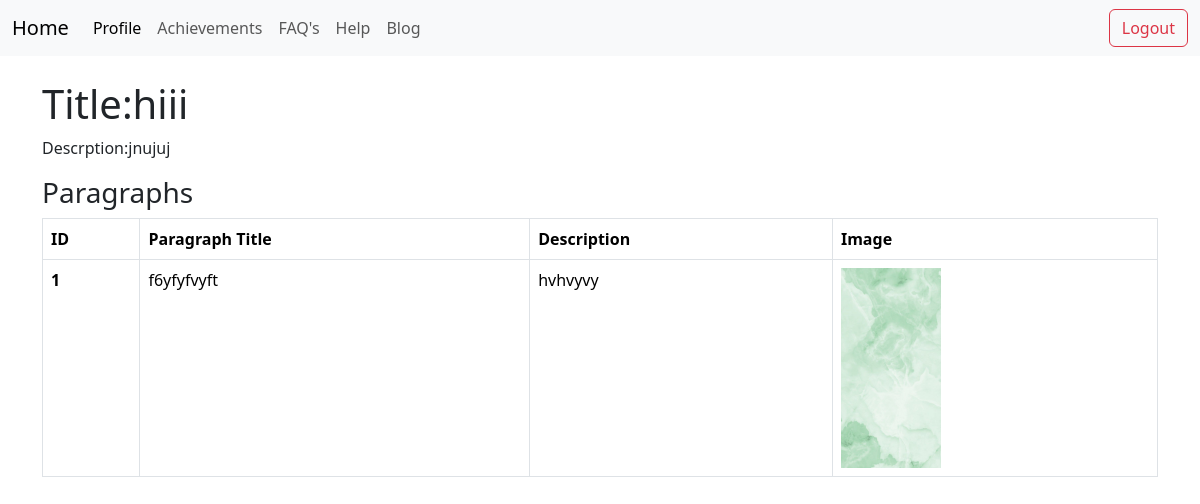
/open_blog/55/, run on the app's committed database.
### myapp/models.py (models this page shows, shortened)
class Blog(models.Model):
    user=models.ForeignKey(User,on_delete=models.CASCADE)
    title=models.CharField(max_length=300)
    description=models.TextField()
    paragraphs=models.ManyToManyField(Paragraphs,null=True,blank=True)

class Paragraphs(models.Model):
    paratitle=models.CharField(max_length=300)
    paradescription=models.TextField()
    image=models.ImageField(upload_to='images/', null=True, blank=True)

### myapp/views.py (the view)
# urls.py: path('open_blog/<int:blog_id>/', open_blog, name='open_blog'),
def open_blog(request, blog_id):
    blog = Blog.objects.get(id=blog_id)
    paragraphs = blog.paragraphs.all()
    return render(request, 'open_blog.html', {'blog': blog,'paragraphs':paragraphs})

### myapp/templates/open_blog.html (shortened to what this page needs)
{% extends "base.html" %}
{% block blog %}
    <div class="container mt-4">
        <h1> Title:{{ blog.title }}</h1>
        <p>Descrption:{{ blog.description }}</p>
        <h3>Paragraphs</h3>
        {% if paragraphs %}
            <table class="table table-bordered">
                <thead>
                    <tr>
                        <th scope="col">ID</th>
                        <th scope="col">Paragraph Title</th>
                        <th scope="col">Description</th>
                        <th scope="col">Image</th>
                    </tr>
                </thead>
                <tbody>
                    {% for paragraph in paragraphs %}
                        <tr>
                            <th scope="row">{{ forloop.counter }}</th>
                            <td>{{ paragraph.paratitle }}</td>
                            <td>{{ paragraph.paradescription }}</td>
                            <td>
                                {% if paragraph.image %}
                                    <img src="{{ paragraph.image.url }}" alt="{{ paragraph.paratitle }}" class="img-fluid" style="max-width: 100px;">
                                {% else %}
                                    No image
                                {% endif %}
                            </td>
                        </tr>
                    {% endfor %}
                </tbody>
            </table>
        {% else %}
            <p>No paragraphs available for this blog.</p>
        {% endif %}
    </div>
{% endblock blog %}

### data on the page
Blog: title "hiii", description "jnujuj"
Paragraphs: paratitle "f6yfyfvyft", paradescription "hvhvyvy", image (picture)
